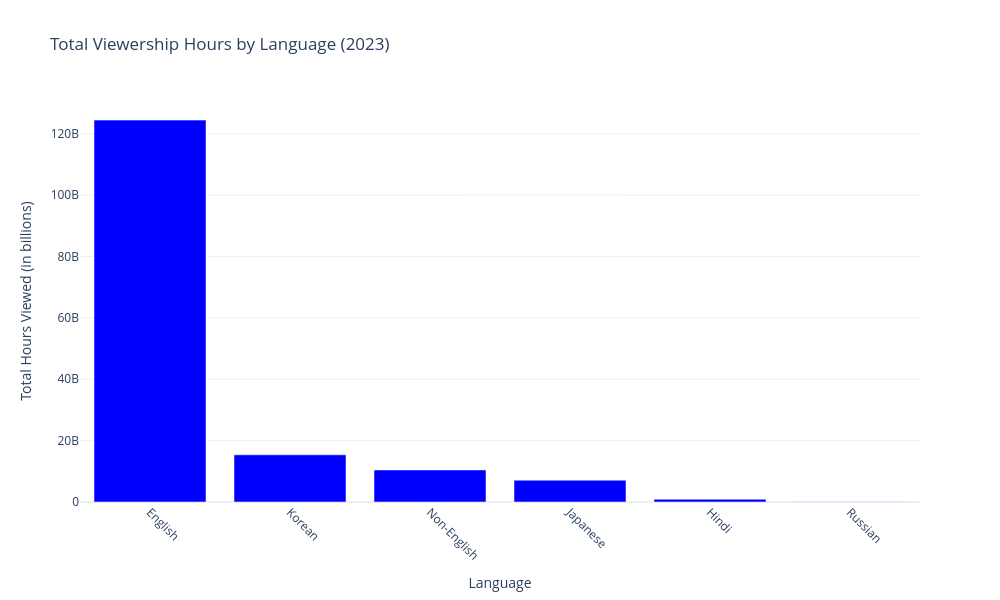

Source (notebook cell):
### Code cell
language_viewership = netflix_data.groupby('Language Indicator')['Hours Viewed'].sum().sort_values(ascending=False)

fig = go.Figure(data=[
    go.Bar(
        x=language_viewership.index,
        y=language_viewership.values,
        marker_color='blue'
    )
])

fig.update_layout(
    title='Total Viewership Hours by Language (2023)',
    xaxis_title='Language',
    yaxis_title='Total Hours Viewed (in billions)',
    xaxis_tickangle=45,
    height=600,
    width=1000
)

fig.show()

### Figure 1 — Plotly figure (JSON) as saved in the notebook; plotly's stock layout.template omitted (floating-point values rounded to 4 significant figures)
{"data": [{"marker": {"color": "blue"}, "type": "bar", "x": ["English", "Korean", "Non-English", "Japanese", "Hindi", "Russian"], "y": [124400000000.0, 15380000000.0, 10440000000.0, 7102000000.0, 926100000.0, 114600000.0]}], "layout": {"height": 600, "title": {"text": "Total Viewership Hours by Language (2023)"}, "width": 1000, "xaxis": {"tickangle": 45, "title": {"text": "Language"}}, "yaxis": {"title": {"text": "Total Hours Viewed (in billions)"}}}}
